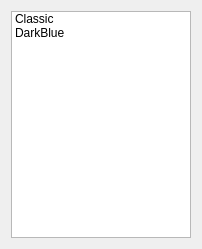
<?xml version="1.0" encoding="UTF-8"?>
<ui version="4.0">
 <class>ThemeSelector</class>
 <widget class="QWidget" name="ThemeSelector">
  <property name="geometry">
   <rect>
    <x>0</x>
    <y>0</y>
    <width>202</width>
    <height>249</height>
   </rect>
  </property>
  <property name="windowTitle">
   <string>Theme Selector</string>
  </property>
  <layout class="QGridLayout" name="gridLayout">
   <item row="0" column="0">
    <widget class="QListWidget" name="listWidget">
     <item>
      <property name="text">
       <string>Classic</string>
      </property>
     </item>
     <item>
      <property name="text">
       <string>DarkBlue</string>
      </property>
     </item>
    </widget>
   </item>
  </layout>
 </widget>
 <resources/>
 <connections/>
</ui>
